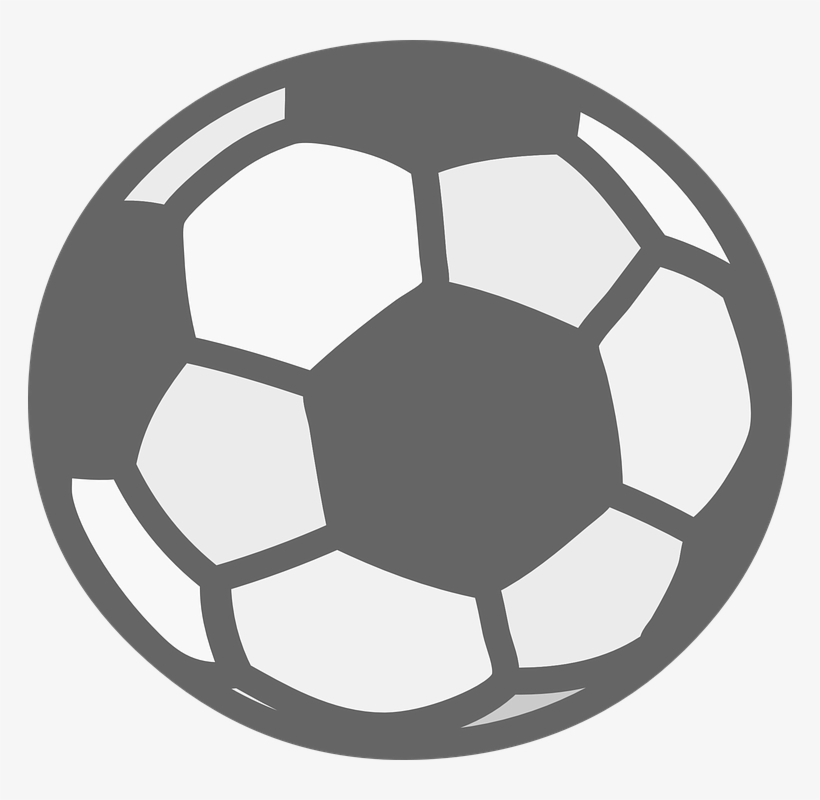
#> input picture EdgeDetection/data/ball.png, 820 x 800 px
$ jupyter execute EdgeDetection.ipynb   (older library calls are emulated)
#> lines starting #> are read from the running program, lines starting #| are printed output that depends on the picture; after the words box and inside, x2 and y2 are one past the last pixel; in counts of white or black regions, pixels touching at a corner belong together
## Import package

[cell 1]
import cv2
import numpy as np
import matplotlib.pyplot as plt

[cell 2]
img = cv2.imread("../data/ball.png", 0)
#> img is the input picture: shape (800, 820); min 85, max 255, mean 190.5
plt.rcParams["figure.figsize"] = (8, 8)

[cell 3]
plt.imshow(cv2.cvtColor(img, cv2.COLOR_BGR2RGB))
plt.show()

## Sobel filter

[cell 4]
img_sobelx = cv2.Sobel(img, cv2.CV_8U, 1, 0,ksize=5)
img_sobely = cv2.Sobel(img, cv2.CV_8U, 0, 1,ksize=5)
img_sobel = img_sobelx + img_sobely
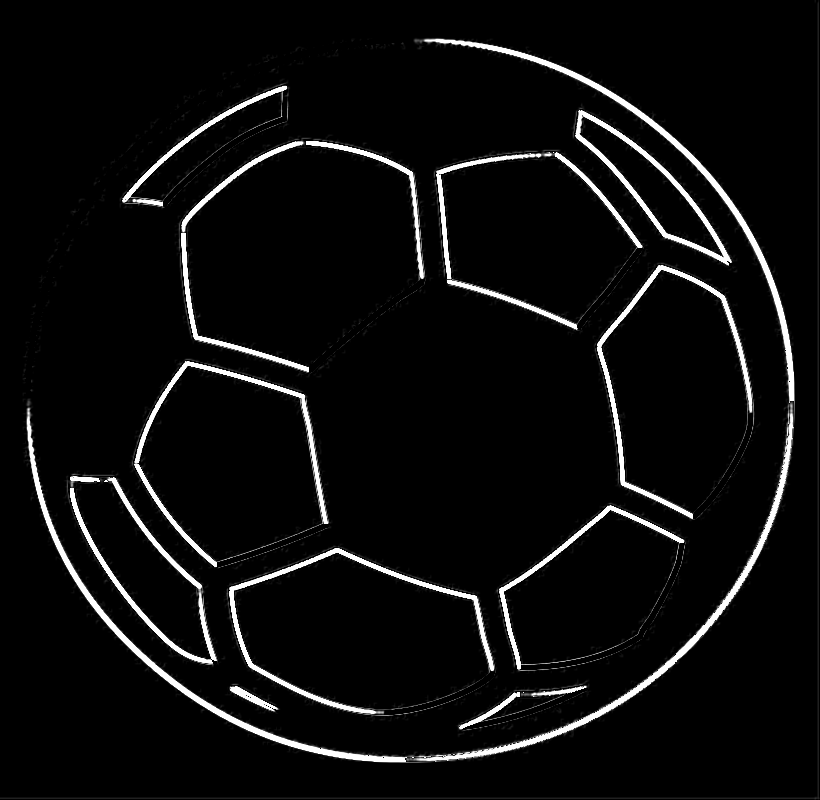
#> img_sobel: shape (800, 820); min 0, max 255, mean 13

plt.rcParams["figure.figsize"] = (20, 20)
plt.subplot(131),plt.imshow(cv2.cvtColor(img_sobelx, cv2.COLOR_BGR2RGB)),plt.title('Sobel X filtered'), plt.axis('off')
plt.subplot(132),plt.imshow(cv2.cvtColor(img_sobely, cv2.COLOR_BGR2RGB)),plt.title('Sobel Y filtered'), plt.axis('off')
plt.subplot(133),plt.imshow(cv2.cvtColor(img_sobel, cv2.COLOR_BGR2RGB)),plt.title('Sobel Filtered'), plt.axis('off')
plt.show()

## Prewitt Filter

[cell 5]
kernelx = np.array([[1, 1, 1],
                    [0, 0, 0],
                    [-1, -1, -1]])
kernely = np.array([[-1,0,1],
                    [-1,0,1],
                    [-1,0,1]])

img_prewittx = cv2.filter2D(img, -1, kernelx)
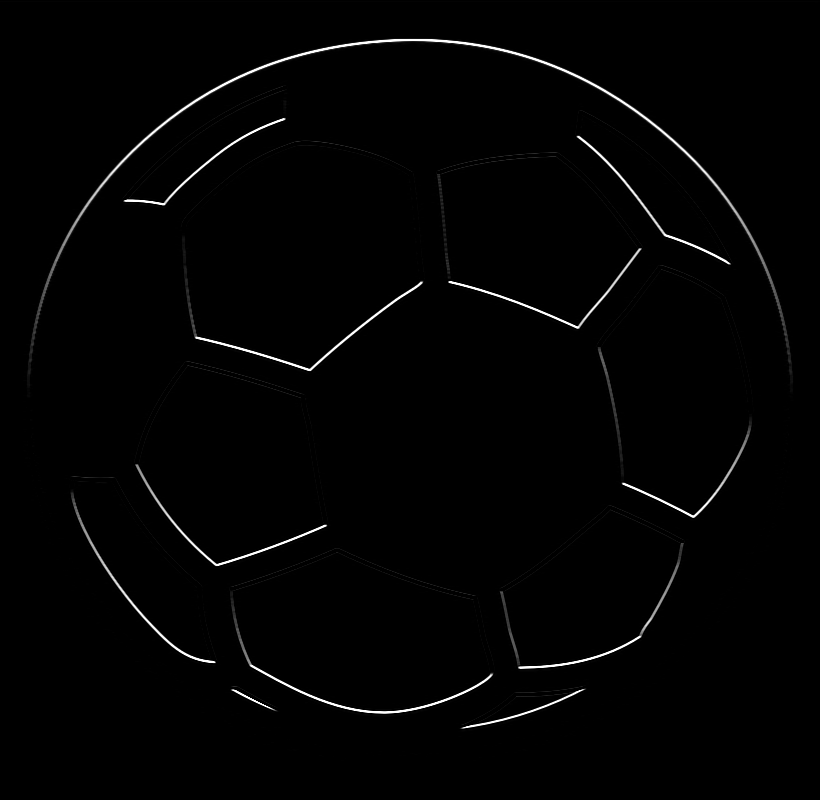
#> img_prewittx: shape (800, 820); min 0, max 255, mean 3
img_prewitty = cv2.filter2D(img, -1, kernely)
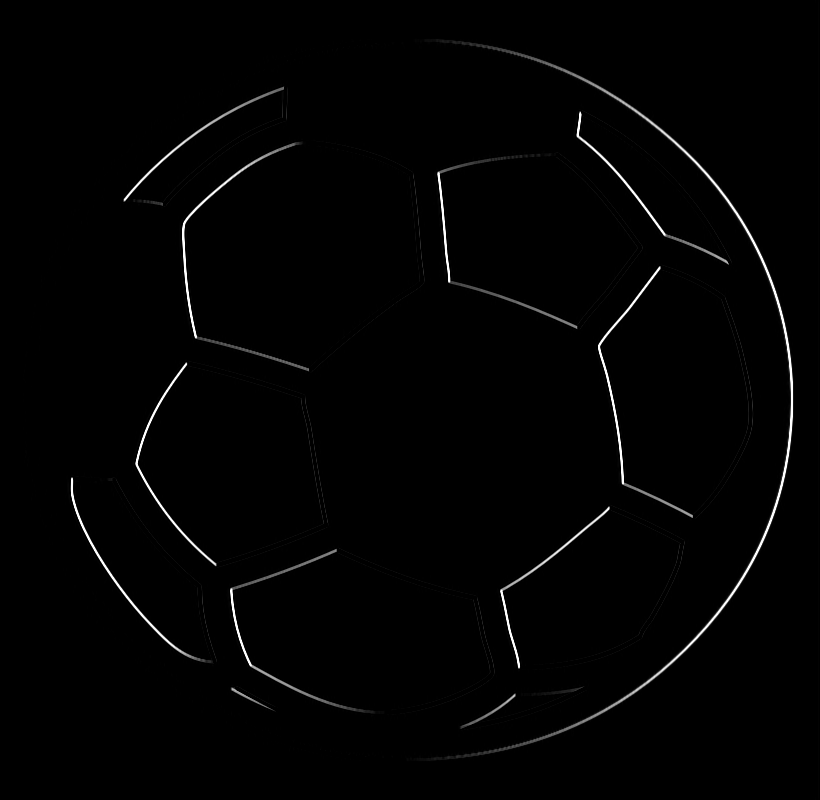
#> img_prewitty: shape (800, 820); min 0, max 255, mean 2.8

img_prewitt = img_prewittx + img_prewitty

plt.rcParams["figure.figsize"] = (20, 20)
plt.subplot(131),plt.imshow(cv2.cvtColor(img_prewittx, cv2.COLOR_BGR2RGB)),plt.title('Prewitt X filtered'), plt.axis('off')
plt.subplot(132),plt.imshow(cv2.cvtColor(img_prewitty, cv2.COLOR_BGR2RGB)),plt.title('Prewitt Y filtered'), plt.axis('off')
plt.subplot(133),plt.imshow(cv2.cvtColor(img_prewitt, cv2.COLOR_BGR2RGB)),plt.title('Prewitt Filtered'), plt.axis('off')
plt.show()

## Robert Filtered

[cell 6]
kernelx = np.array([[-1, 0],
                    [0, 1]])
kernely = np.array([[0, -1],
                    [1, 0]])

img_robertx = cv2.filter2D(img, -1, kernelx)
img_roberty = cv2.filter2D(img, -1, kernely)
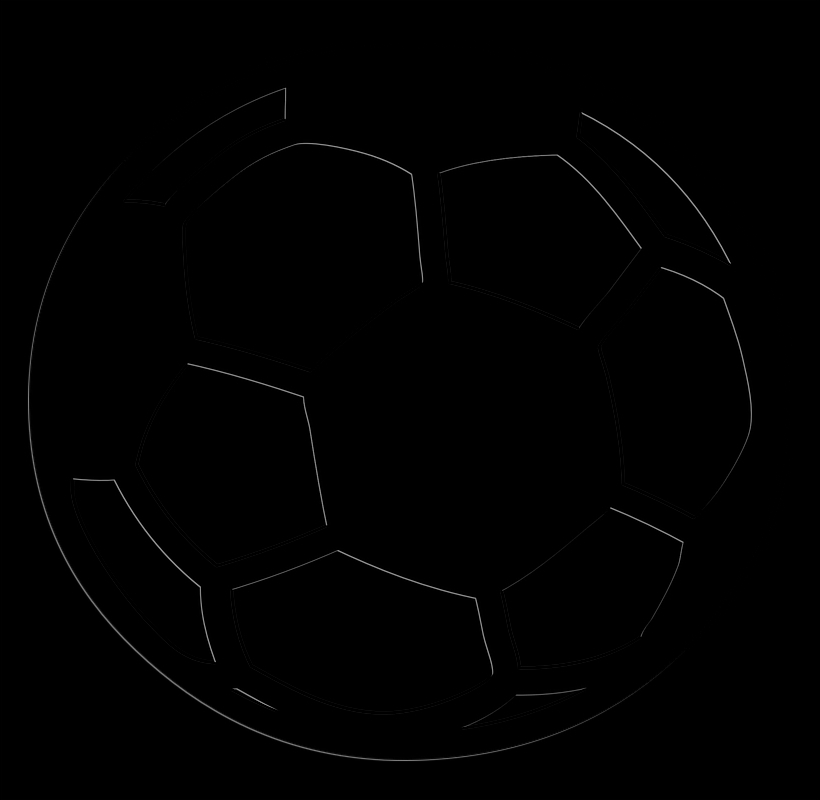
#> img_roberty: shape (800, 820); min 0, max 157, mean 0.9

img_robert = img_robertx + img_roberty

plt.rcParams["figure.figsize"] = (20, 20)
plt.subplot(131),plt.imshow(cv2.cvtColor(img_robertx, cv2.COLOR_BGR2RGB)),plt.title('Robert X filtered'), plt.axis('off')
plt.subplot(132),plt.imshow(cv2.cvtColor(img_roberty, cv2.COLOR_BGR2RGB)),plt.title('Robert Y filtered'), plt.axis('off')
plt.subplot(133),plt.imshow(cv2.cvtColor(img_robert, cv2.COLOR_BGR2RGB)),plt.title('Robert Filtered'), plt.axis('off')
plt.show()
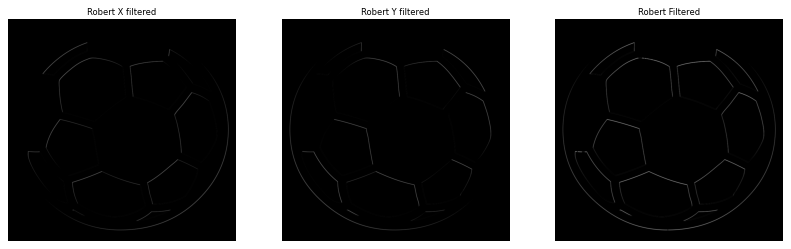
#> figure drawn by matplotlib, 3 panels

## Laplacian Filter

[cell 7]
plt.rcParams["figure.figsize"] = (8, 8)

[cell 8]
laplacian = cv2.Laplacian(img, cv2.CV_64F)
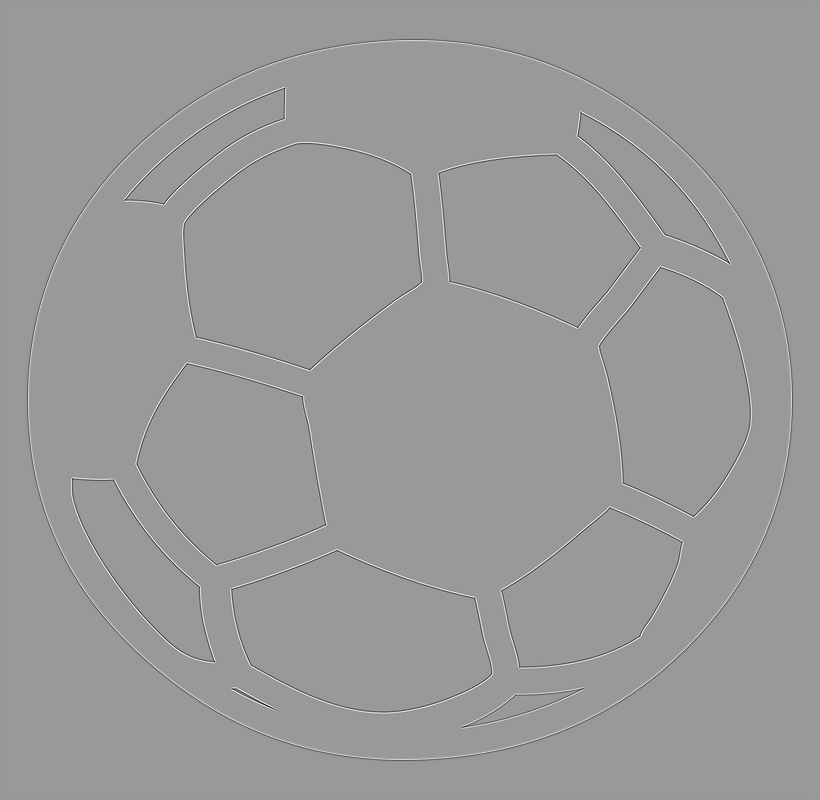
#> laplacian: shape (800, 820) float64; min -302, max 201, mean 0; drawn with min black and max white
plt.imshow(laplacian, cmap = 'binary')
plt.axis('off')
plt.show()

## Canny

[cell 9]
img_canny = cv2.Canny(img, 100, 200)
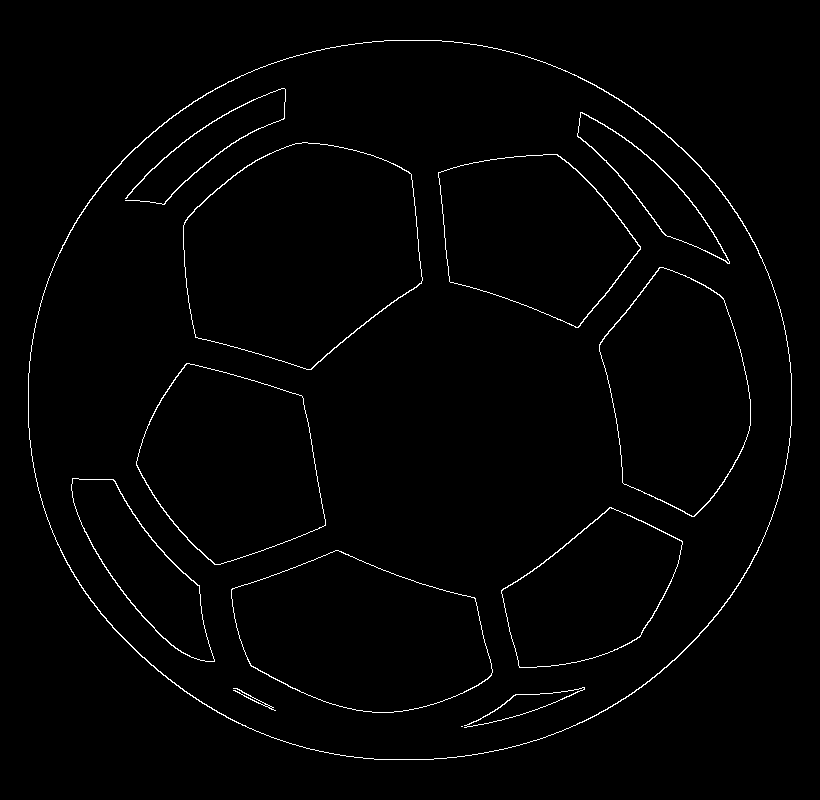
#> img_canny: shape (800, 820); 1.4% white in thin lines or dots, all inside (x1, y1, x2, y2) = (28, 40, 792, 760)

plt.imshow(cv2.cvtColor(img_canny, cv2.COLOR_BGR2RGB))
plt.axis('off')
plt.show()
